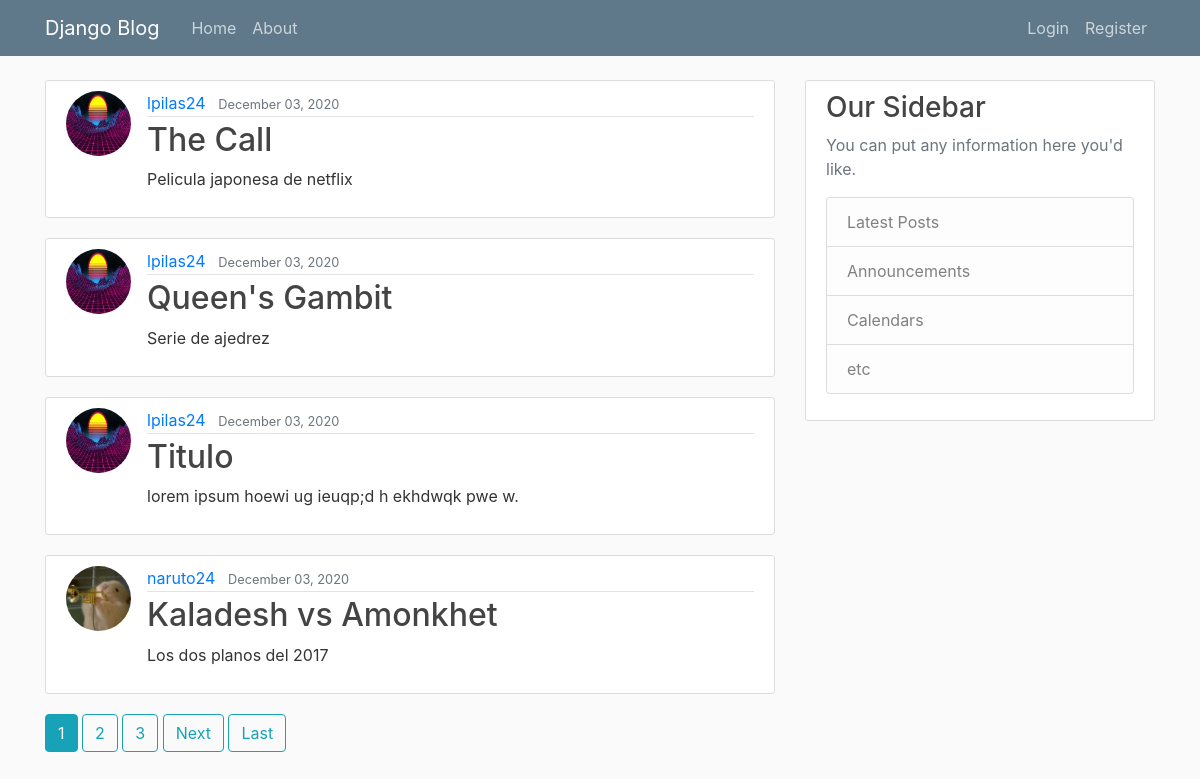
The page / on the database its author committed.
### blog/models.py (models this page shows, shortened)
class Post(models.Model):
    title = models.CharField(max_length=100)
    content = models.TextField()
    date_posted = models.DateTimeField(default=timezone.now) #fecha actual
    author = models.ForeignKey(User, on_delete=models.CASCADE) #si el usuario es eliminado, se eliminaran sus posts

### users/models.py (models this page shows, shortened)
class Profile(models.Model):
    user = models.OneToOneField(User, on_delete=models.CASCADE) #si eliminamos un usuario se eliminan los profiles
    image = models.ImageField(default='default.jpg', upload_to='profile_pics')

### blog/views.py (the view)
# urls.py: path('', PostListView.as_view(), name='blog-home'), #ruta: /
class PostListView(ListView):
    model = Post
    template_name = 'blog/home.html' #buscara home.html en ves de post_list.html
    context_object_name = 'posts'
    ordering = ['-date_posted'] #ordena nuestros posts para mas recientes primero
    paginate_by = 4

### blog/templates/blog/home.html (shortened to what this page needs)
{% extends "blog/base.html" %}
{% block content %}
    {% for post in posts %}
        <article class="media content-section">
            <img class="rounded-circle article-img" src="{{ post.author.profile.image.url }}">
            <div class="media-body">
                <div class="article-metadata">
                <a class="mr-2" href="{% url 'user-posts' post.author.username %}">{{ post.author }}</a>
                <small class="text-muted">{{ post.date_posted|date:"F d, Y" }}</small>
                </div>
                <h2><a class="article-title" href="{% url 'post-detail' post.id %}">{{ post.title }}</a></h2>
                <p class="article-content">{{ post.content }}</p>
            </div>
        </article>
    {% endfor %}
    {% if is_paginated %}
        {% for num in page_obj.paginator.page_range %}
            {% if page_obj.number == num %}
                <a class="btn btn-info mb-4" href="?page={{ num }}">{{ num }}</a>
            {% elif num > page_obj.number|add:'-3' and num < page_obj.number|add:'3' %}
            <a class="btn btn-outline-info mb-4" href="?page={{ num }}">{{ num }}</a>
            {% endif %}
        {% endfor %}
        {% if page_obj.has_next %}
            <a class="btn btn-outline-info mb-4" href="?page={{ page_obj.next_page_number }}">Next</a>
            <a class="btn btn-outline-info mb-4" href="?page={{ page_obj.paginator.num_pages }}">Last</a>
        {% endif %}
    {% endif %}
{% endblock content %}

### blog/static/blog/main.css (style rules this page uses)
body { background: #fafafa; color: #333333; margin-top: 5rem; }
h1, h2, h3, h4, h5, h6 { color: #444444; }
.content-section { background: #ffffff; padding: 10px 20px; border: 1px solid #dddddd; border-radius: 3px; margin-bottom: 20px; }
.article-title { color: #444444; }
.article-content { white-space: pre-line; }
.article-img { height: 65px; width: 65px; margin-right: 16px; }
.article-metadata { padding-bottom: 1px; margin-bottom: 4px; border-bottom: 1px solid #e3e3e3 }

### rows shown on the page
Post: author.profile.image (picture), author "lpilas24", date_posted "December 03, 2020", title "The Call", content "Pelicula japonesa de netflix"
Post: author.profile.image (picture), author "lpilas24", date_posted "December 03, 2020", title "Queen's Gambit", content "Serie de ajedrez"
Post: author.profile.image (picture), author "lpilas24", date_posted "December 03, 2020", title "Titulo", content "lorem ipsum hoewi ug ieuqp;d h ekhdwqk pwe w."
Post: author.profile.image (picture), author "naruto24", date_posted "December 03, 2020", title "Kaladesh vs Amonkhet", content "Los dos planos del 2017"

### other values the page prints
{{ num }} "1"
{{ num }} "2" "3"
